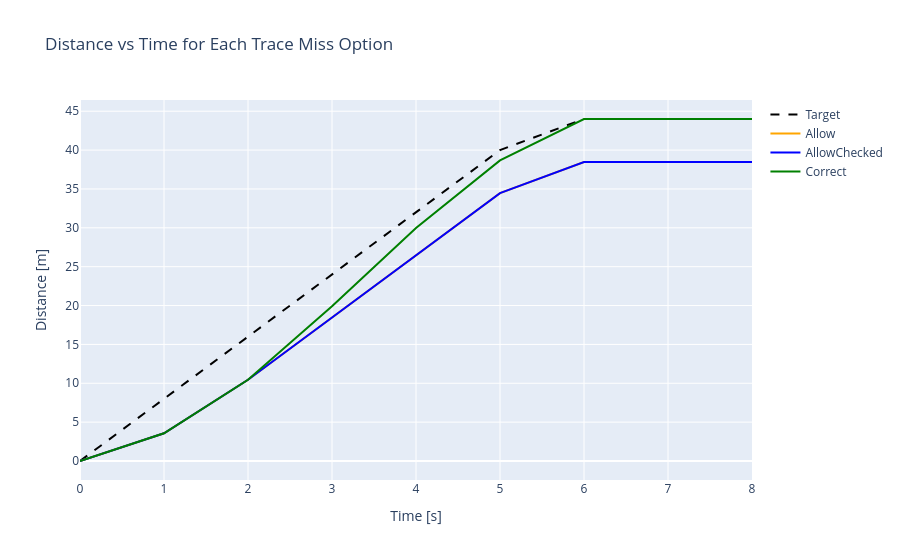

This figure's notebook cell:
### Markdown cell above
Why does the trace miss correction option overshoot the prescribed speed? Let's evaluate the achieved simulation distance to find out:

### Code cell
fig_time = go.Figure()

# Target cycle
fig_time.add_trace(go.Scatter(
    x=cyc_time, y=cyc_dist,
    name="Target", mode="lines",
    line={"dash": "dash", "width": 2, "color": "black"}
))

# Allow (permissive)
fig_time.add_trace(go.Scatter(
    x=df_allow["cyc.time_seconds"],
    y=df_allow["veh.history.dist_meters"],
    name="Allow", mode="lines",
    line={"color": "orange"}
))

# AllowChecked (with tolerances)
fig_time.add_trace(go.Scatter(
    x=df_checked["cyc.time_seconds"],
    y=df_checked["veh.history.dist_meters"],
    name="AllowChecked", mode="lines",
    line={"color": "blue"}
))

# Correct (adaptive)
fig_time.add_trace(go.Scatter(
    x=df_correct["cyc.time_seconds"],
    y=df_correct["veh.history.dist_meters"],
    name="Correct", mode="lines",
    line={"color": "green"}
))

fig_time.update_layout(
    title="Distance vs Time for Each Trace Miss Option",
    xaxis_title="Time [s]",
    yaxis_title="Distance [m]",
    hovermode="x unified",
)

fig_time.show()

### Figure 1 — Plotly figure (JSON) as saved in the notebook; plotly's stock layout.template omitted (floating-point values rounded to 4 significant figures)
{"data": [{"line": {"color": "black", "dash": "dash", "width": 2}, "mode": "lines", "name": "Target", "type": "scatter", "x": [0.0, 1.0, 2.0, 3.0, 4.0, 5.0, 6.0, 7.0, 8.0], "y": [0.0, 8.0, 16.0, 24.0, 32.0, 40.0, 44.0, 44.0, 44.0]}, {"line": {"color": "orange"}, "mode": "lines", "name": "Allow", "type": "scatter", "x": [0.0, 1.0, 2.0, 3.0, 4.0, 5.0, 6.0, 7.0, 8.0], "y": [0.0, 3.562, 10.46, 18.46, 26.46, 34.46, 38.46, 38.46, 38.46]}, {"line": {"color": "blue"}, "mode": "lines", "name": "AllowChecked", "type": "scatter", "x": [0.0, 1.0, 2.0, 3.0, 4.0, 5.0, 6.0, 7.0, 8.0], "y": [0.0, 3.562, 10.46, 18.46, 26.46, 34.46, 38.46, 38.46, 38.46]}, {"line": {"color": "green"}, "mode": "lines", "name": "Correct", "type": "scatter", "x": [0.0, 1.0, 2.0, 3.0, 4.0, 5.0, 6.0, 7.0, 8.0], "y": [0.0, 3.562, 10.46, 19.92, 29.99, 38.67, 44.0, 44.0, 44.0]}], "layout": {"hovermode": "x unified", "title": {"text": "Distance vs Time for Each Trace Miss Option"}, "xaxis": {"title": {"text": "Time [s]"}}, "yaxis": {"title": {"text": "Distance [m]"}}}}
